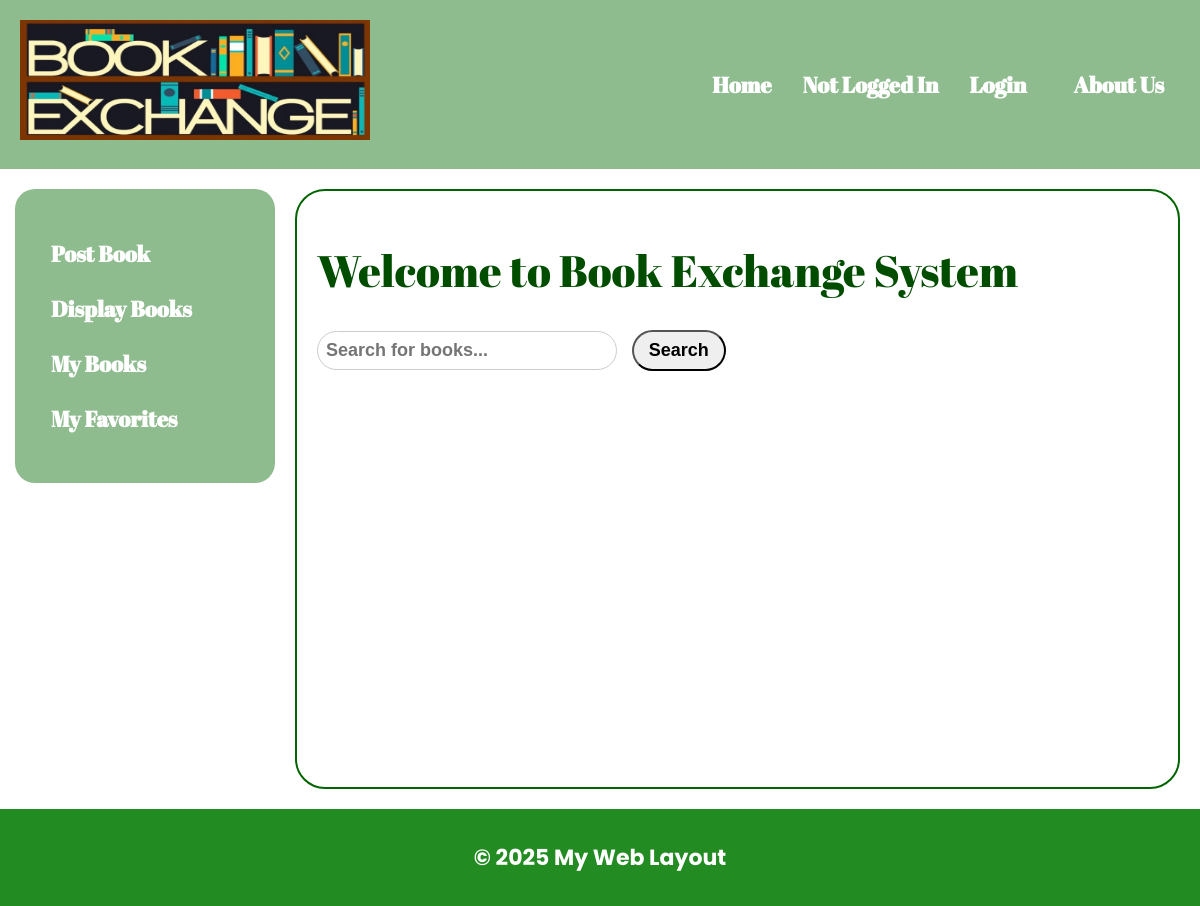
The page / on the database its author committed.
### bookMng/models.py (models this page shows, shortened)
class MainMenu(models.Model):
    item = models.CharField(max_length=300, unique=True)
    link = models.CharField(max_length=300, unique=True)

### bookMng/views.py (the view)
# urls.py: path('', views.index, name='index'),
def index(request):
    item_list = MainMenu.objects.all()  # Just fetch the menu items from the database
    return render(request, 'bookMng/index.html', {'item_list': item_list})

### bookEx/templates/bookMng/index.html
{% extends "base.html" %}
{% load static %}
{% block sidenav %}
   {% for item in item_list %}
      <li>
        <a href="{{ item.link }}">  {{ item.item }} </a>
      </li>
   {% endfor %}
{% endblock sidenav %}
{% block content %}
   <h1>Welcome to Book Exchange System</h1>
   <div class="search-container" style="margin: 20px 0;">
       <form method="GET" action="{% url 'search_books' %}">
           <input type="text" name="q" placeholder="Search for books..."
                  style="padding: 8px; width: 300px; margin-right: 10px;">
           <button type="submit" style="padding: 8px 15px;">Search</button>
       </form>
   </div>
{% endblock content %}

### bookEx/static/base.css (style rules this page uses)
body { background: url("/static/forest_gif.gif") no-repeat center fixed; background-size: cover; font-family: 'Poppins', sans-serif; font-size: 22px; margin: 0; padding: 0; font-weight: bold; }
h1, h2, h3, h4, h5, h6, .banner h1 { font-family: 'Abril Fatface', serif; font-weight: normal; color: #004d00; }
.sidebar ul li { margin: 10px 0; }
.sidebar ul li a { color: white; text-decoration: none; font-size: 22px; font-family: 'Abril Fatface', serif; border-radius: 50px; padding: 8px 16px; display: inline-block; transition: background-color 0.3s ease; }
input[type="text"], input[type="email"], input[type="password"], input[type="file"], textarea, select { border-radius: 50px !important; padding: 10px 20px; font-size: 18px; font-weight: bold; border: 1px solid #ccc; width: 100%; max-width: 100%; box-sizing: border-box; margin-bottom: 15px; }
input[type="submit"], button, .btn { border-radius: 50px !important; padding: 10px 30px; font-size: 18px; font-weight: bold; transition: background-color 0.3s ease; }

### rows shown on the page
MainMenu: item "Post Book"
MainMenu: item "Display Books"
MainMenu: item "My Books"
MainMenu: item "My Favorites"
